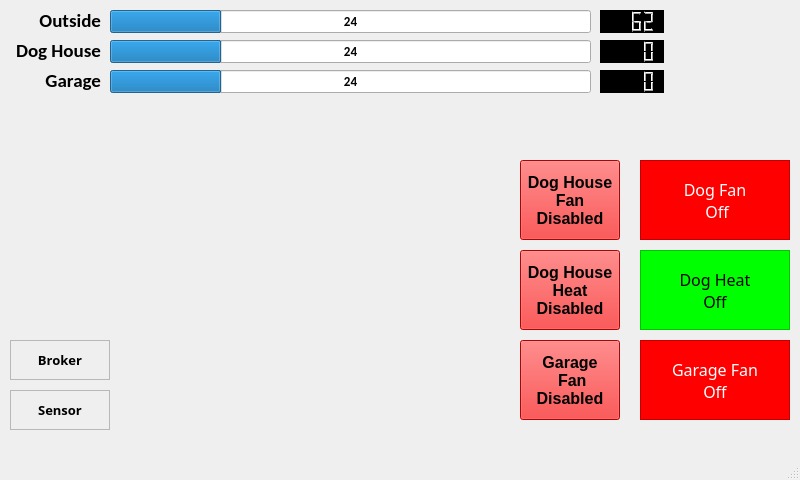
<?xml version="1.0" encoding="UTF-8"?>
<ui version="4.0">
 <class>MainWindow</class>
 <widget class="QMainWindow" name="MainWindow">
  <property name="geometry">
   <rect>
    <x>0</x>
    <y>0</y>
    <width>800</width>
    <height>480</height>
   </rect>
  </property>
  <property name="font">
   <font>
    <family>Arial Black</family>
    <weight>75</weight>
    <bold>true</bold>
   </font>
  </property>
  <property name="windowTitle">
   <string>MainWindow</string>
  </property>
  <widget class="QWidget" name="centralwidget">
   <widget class="QLCDNumber" name="lcdOutside">
    <property name="geometry">
     <rect>
      <x>600</x>
      <y>10</y>
      <width>64</width>
      <height>23</height>
     </rect>
    </property>
    <property name="font">
     <font>
      <family>MS Sans Serif</family>
      <pointsize>8</pointsize>
      <weight>9</weight>
      <italic>false</italic>
      <bold>false</bold>
     </font>
    </property>
    <property name="autoFillBackground">
     <bool>false</bool>
    </property>
    <property name="styleSheet">
     <string notr="true">background-color: rgb(0, 0, 0);
font: 75 8pt &quot;MS Sans Serif&quot;;
</string>
    </property>
    <property name="smallDecimalPoint">
     <bool>true</bool>
    </property>
    <property name="digitCount">
     <number>4</number>
    </property>
    <property name="intValue" stdset="0">
     <number>62</number>
    </property>
   </widget>
   <widget class="QProgressBar" name="pbOutside">
    <property name="geometry">
     <rect>
      <x>110</x>
      <y>10</y>
      <width>481</width>
      <height>23</height>
     </rect>
    </property>
    <property name="font">
     <font>
      <family>Calibri</family>
      <pointsize>10</pointsize>
      <weight>75</weight>
      <bold>true</bold>
     </font>
    </property>
    <property name="minimum">
     <number>-5</number>
    </property>
    <property name="maximum">
     <number>120</number>
    </property>
    <property name="value">
     <number>24</number>
    </property>
    <property name="format">
     <string>%v</string>
    </property>
   </widget>
   <widget class="QProgressBar" name="pbDog">
    <property name="geometry">
     <rect>
      <x>110</x>
      <y>40</y>
      <width>481</width>
      <height>23</height>
     </rect>
    </property>
    <property name="font">
     <font>
      <family>Calibri</family>
      <pointsize>10</pointsize>
      <weight>75</weight>
      <bold>true</bold>
     </font>
    </property>
    <property name="minimum">
     <number>-5</number>
    </property>
    <property name="maximum">
     <number>120</number>
    </property>
    <property name="value">
     <number>24</number>
    </property>
    <property name="format">
     <string>%v</string>
    </property>
   </widget>
   <widget class="QProgressBar" name="pbGarage">
    <property name="geometry">
     <rect>
      <x>110</x>
      <y>70</y>
      <width>481</width>
      <height>23</height>
     </rect>
    </property>
    <property name="font">
     <font>
      <family>Calibri</family>
      <pointsize>10</pointsize>
      <weight>75</weight>
      <bold>true</bold>
     </font>
    </property>
    <property name="minimum">
     <number>-5</number>
    </property>
    <property name="maximum">
     <number>120</number>
    </property>
    <property name="value">
     <number>24</number>
    </property>
    <property name="format">
     <string>%v</string>
    </property>
   </widget>
   <widget class="QLCDNumber" name="lcdDog">
    <property name="geometry">
     <rect>
      <x>600</x>
      <y>40</y>
      <width>64</width>
      <height>23</height>
     </rect>
    </property>
    <property name="styleSheet">
     <string notr="true">background-color: rgb(0, 0, 0);
</string>
    </property>
    <property name="smallDecimalPoint">
     <bool>true</bool>
    </property>
    <property name="digitCount">
     <number>4</number>
    </property>
   </widget>
   <widget class="QLCDNumber" name="lcdGarage">
    <property name="geometry">
     <rect>
      <x>600</x>
      <y>70</y>
      <width>64</width>
      <height>23</height>
     </rect>
    </property>
    <property name="styleSheet">
     <string notr="true">background-color: rgb(0, 0, 0);</string>
    </property>
    <property name="smallDecimalPoint">
     <bool>true</bool>
    </property>
    <property name="digitCount">
     <number>4</number>
    </property>
   </widget>
   <widget class="QLabel" name="lblOutside">
    <property name="geometry">
     <rect>
      <x>20</x>
      <y>10</y>
      <width>81</width>
      <height>20</height>
     </rect>
    </property>
    <property name="font">
     <font>
      <family>Calibri</family>
      <pointsize>14</pointsize>
      <weight>75</weight>
      <bold>true</bold>
     </font>
    </property>
    <property name="text">
     <string>Outside</string>
    </property>
    <property name="textFormat">
     <enum>Qt::PlainText</enum>
    </property>
    <property name="alignment">
     <set>Qt::AlignRight|Qt::AlignTrailing|Qt::AlignVCenter</set>
    </property>
   </widget>
   <widget class="QLabel" name="lblDog">
    <property name="geometry">
     <rect>
      <x>10</x>
      <y>40</y>
      <width>91</width>
      <height>20</height>
     </rect>
    </property>
    <property name="font">
     <font>
      <family>Calibri</family>
      <pointsize>14</pointsize>
      <weight>75</weight>
      <bold>true</bold>
     </font>
    </property>
    <property name="text">
     <string>Dog House</string>
    </property>
    <property name="alignment">
     <set>Qt::AlignRight|Qt::AlignTrailing|Qt::AlignVCenter</set>
    </property>
   </widget>
   <widget class="QLabel" name="lblGarage">
    <property name="geometry">
     <rect>
      <x>20</x>
      <y>70</y>
      <width>81</width>
      <height>20</height>
     </rect>
    </property>
    <property name="font">
     <font>
      <family>Calibri</family>
      <pointsize>14</pointsize>
      <weight>75</weight>
      <bold>true</bold>
     </font>
    </property>
    <property name="text">
     <string>Garage</string>
    </property>
    <property name="alignment">
     <set>Qt::AlignRight|Qt::AlignTrailing|Qt::AlignVCenter</set>
    </property>
   </widget>
   <widget class="QPushButton" name="btnFanGarage">
    <property name="geometry">
     <rect>
      <x>520</x>
      <y>340</y>
      <width>100</width>
      <height>80</height>
     </rect>
    </property>
    <property name="font">
     <font>
      <family>Arial</family>
      <pointsize>12</pointsize>
      <weight>75</weight>
      <bold>true</bold>
     </font>
    </property>
    <property name="styleSheet">
     <string notr="true">background-color: rgb(255, 0, 0);</string>
    </property>
    <property name="text">
     <string>Garage
 Fan
Disabled</string>
    </property>
   </widget>
   <widget class="QPushButton" name="btnFanDog">
    <property name="geometry">
     <rect>
      <x>520</x>
      <y>160</y>
      <width>100</width>
      <height>80</height>
     </rect>
    </property>
    <property name="font">
     <font>
      <family>Arial</family>
      <pointsize>12</pointsize>
      <weight>75</weight>
      <bold>true</bold>
     </font>
    </property>
    <property name="styleSheet">
     <string notr="true">background-color: rgb(255, 0, 0);</string>
    </property>
    <property name="text">
     <string>Dog House
Fan
Disabled</string>
    </property>
   </widget>
   <widget class="QPushButton" name="btnHeatDog">
    <property name="geometry">
     <rect>
      <x>520</x>
      <y>250</y>
      <width>100</width>
      <height>80</height>
     </rect>
    </property>
    <property name="font">
     <font>
      <family>Arial</family>
      <pointsize>12</pointsize>
      <weight>75</weight>
      <bold>true</bold>
     </font>
    </property>
    <property name="styleSheet">
     <string notr="true">background-color: rgb(255, 0, 0);</string>
    </property>
    <property name="text">
     <string>Dog House
Heat
Disabled</string>
    </property>
   </widget>
   <widget class="QLabel" name="lbl_Dog_Fan_State">
    <property name="geometry">
     <rect>
      <x>640</x>
      <y>160</y>
      <width>150</width>
      <height>80</height>
     </rect>
    </property>
    <property name="font">
     <font>
      <family>Arial Black</family>
      <pointsize>12</pointsize>
      <weight>10</weight>
      <italic>false</italic>
      <bold>false</bold>
     </font>
    </property>
    <property name="styleSheet">
     <string notr="true">background-color: rgb(255, 0, 0);
color: rgb(255, 255, 255);
font: 87 12pt &quot;Arial Black&quot;;</string>
    </property>
    <property name="frameShape">
     <enum>QFrame::StyledPanel</enum>
    </property>
    <property name="frameShadow">
     <enum>QFrame::Raised</enum>
    </property>
    <property name="lineWidth">
     <number>2</number>
    </property>
    <property name="text">
     <string>Dog Fan
 Off</string>
    </property>
    <property name="alignment">
     <set>Qt::AlignCenter</set>
    </property>
   </widget>
   <widget class="QLabel" name="lbl_Dog_Heat_State">
    <property name="geometry">
     <rect>
      <x>640</x>
      <y>250</y>
      <width>150</width>
      <height>80</height>
     </rect>
    </property>
    <property name="font">
     <font>
      <family>Arial Black</family>
      <pointsize>12</pointsize>
      <weight>10</weight>
      <italic>false</italic>
      <bold>false</bold>
     </font>
    </property>
    <property name="styleSheet">
     <string notr="true">background-color: rgb(0, 255, 0);
font: 87 12pt &quot;Arial Black&quot;;
color: rgb(0, 0, 0);</string>
    </property>
    <property name="frameShape">
     <enum>QFrame::StyledPanel</enum>
    </property>
    <property name="frameShadow">
     <enum>QFrame::Raised</enum>
    </property>
    <property name="lineWidth">
     <number>2</number>
    </property>
    <property name="text">
     <string>Dog Heat
Off</string>
    </property>
    <property name="alignment">
     <set>Qt::AlignCenter</set>
    </property>
   </widget>
   <widget class="QLabel" name="lbl_Garage_Fan_State">
    <property name="geometry">
     <rect>
      <x>640</x>
      <y>340</y>
      <width>150</width>
      <height>80</height>
     </rect>
    </property>
    <property name="font">
     <font>
      <family>Arial Black</family>
      <pointsize>12</pointsize>
      <weight>10</weight>
      <italic>false</italic>
      <bold>false</bold>
     </font>
    </property>
    <property name="styleSheet">
     <string notr="true">background-color: rgb(255, 0, 0);
color: rgb(255, 255, 255);
font: 87 12pt &quot;Arial Black&quot;;</string>
    </property>
    <property name="frameShape">
     <enum>QFrame::StyledPanel</enum>
    </property>
    <property name="frameShadow">
     <enum>QFrame::Raised</enum>
    </property>
    <property name="lineWidth">
     <number>2</number>
    </property>
    <property name="text">
     <string>Garage Fan
Off</string>
    </property>
    <property name="alignment">
     <set>Qt::AlignCenter</set>
    </property>
   </widget>
   <widget class="QLabel" name="label">
    <property name="geometry">
     <rect>
      <x>10</x>
      <y>390</y>
      <width>100</width>
      <height>40</height>
     </rect>
    </property>
    <property name="font">
     <font>
      <pointsize>10</pointsize>
     </font>
    </property>
    <property name="frameShape">
     <enum>QFrame::StyledPanel</enum>
    </property>
    <property name="frameShadow">
     <enum>QFrame::Sunken</enum>
    </property>
    <property name="text">
     <string>Sensor</string>
    </property>
    <property name="alignment">
     <set>Qt::AlignCenter</set>
    </property>
   </widget>
   <widget class="QLabel" name="lblBroker_status">
    <property name="geometry">
     <rect>
      <x>10</x>
      <y>340</y>
      <width>100</width>
      <height>40</height>
     </rect>
    </property>
    <property name="font">
     <font>
      <pointsize>10</pointsize>
     </font>
    </property>
    <property name="frameShape">
     <enum>QFrame::StyledPanel</enum>
    </property>
    <property name="frameShadow">
     <enum>QFrame::Sunken</enum>
    </property>
    <property name="text">
     <string>Broker</string>
    </property>
    <property name="alignment">
     <set>Qt::AlignCenter</set>
    </property>
   </widget>
  </widget>
  <widget class="QMenuBar" name="menubar">
   <property name="geometry">
    <rect>
     <x>0</x>
     <y>0</y>
     <width>800</width>
     <height>21</height>
    </rect>
   </property>
  </widget>
  <widget class="QStatusBar" name="statusbar"/>
 </widget>
 <resources/>
 <connections>
  <connection>
   <sender>pbGarage</sender>
   <signal>valueChanged(int)</signal>
   <receiver>lcdGarage</receiver>
   <slot>display(int)</slot>
   <hints>
    <hint type="sourcelabel">
     <x>350</x>
     <y>101</y>
    </hint>
    <hint type="destinationlabel">
     <x>631</x>
     <y>101</y>
    </hint>
   </hints>
  </connection>
  <connection>
   <sender>pbDog</sender>
   <signal>valueChanged(int)</signal>
   <receiver>lcdDog</receiver>
   <slot>display(int)</slot>
   <hints>
    <hint type="sourcelabel">
     <x>350</x>
     <y>71</y>
    </hint>
    <hint type="destinationlabel">
     <x>631</x>
     <y>71</y>
    </hint>
   </hints>
  </connection>
  <connection>
   <sender>pbOutside</sender>
   <signal>valueChanged(int)</signal>
   <receiver>lcdOutside</receiver>
   <slot>display(int)</slot>
   <hints>
    <hint type="sourcelabel">
     <x>350</x>
     <y>41</y>
    </hint>
    <hint type="destinationlabel">
     <x>631</x>
     <y>41</y>
    </hint>
   </hints>
  </connection>
 </connections>
</ui>
